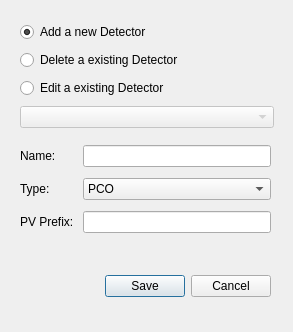
<?xml version="1.0" encoding="UTF-8"?>
<ui version="4.0">
 <class>DetectorEditor</class>
 <widget class="QDialog" name="DetectorEditor">
  <property name="enabled">
   <bool>true</bool>
  </property>
  <property name="geometry">
   <rect>
    <x>0</x>
    <y>0</y>
    <width>293</width>
    <height>332</height>
   </rect>
  </property>
  <property name="windowTitle">
   <string>Detector Editor</string>
  </property>
  <widget class="QDialogButtonBox" name="buttonBox">
   <property name="enabled">
    <bool>true</bool>
   </property>
   <property name="geometry">
    <rect>
     <x>20</x>
     <y>270</y>
     <width>251</width>
     <height>32</height>
    </rect>
   </property>
   <property name="orientation">
    <enum>Qt::Horizontal</enum>
   </property>
   <property name="standardButtons">
    <set>QDialogButtonBox::Cancel|QDialogButtonBox::Save</set>
   </property>
  </widget>
  <widget class="QWidget" name="gridLayoutWidget">
   <property name="geometry">
    <rect>
     <x>20</x>
     <y>140</y>
     <width>251</width>
     <height>101</height>
    </rect>
   </property>
   <layout class="QGridLayout" name="gridLayout">
    <item row="0" column="0">
     <widget class="QLabel" name="label">
      <property name="text">
       <string>Name:</string>
      </property>
     </widget>
    </item>
    <item row="1" column="0">
     <widget class="QLabel" name="label_2">
      <property name="text">
       <string>Type:</string>
      </property>
     </widget>
    </item>
    <item row="2" column="0">
     <widget class="QLabel" name="label_3">
      <property name="text">
       <string>PV Prefix: </string>
      </property>
     </widget>
    </item>
    <item row="0" column="1">
     <widget class="QLineEdit" name="detectorName">
      <property name="enabled">
       <bool>true</bool>
      </property>
     </widget>
    </item>
    <item row="1" column="1">
     <widget class="QComboBox" name="detectorTypeComboBox">
      <property name="enabled">
       <bool>true</bool>
      </property>
      <item>
       <property name="text">
        <string>PCO</string>
       </property>
      </item>
      <item>
       <property name="text">
        <string>Prosilica</string>
       </property>
      </item>
      <item>
       <property name="text">
        <string>Argus</string>
       </property>
      </item>
      <item>
       <property name="text">
        <string>AVTManta</string>
       </property>
      </item>
      <item>
       <property name="text">
        <string>ScintX</string>
       </property>
      </item>
      <item>
       <property name="text">
        <string>Hamamatsu</string>
       </property>
      </item>
     </widget>
    </item>
    <item row="2" column="1">
     <widget class="QLineEdit" name="detectorPVPrefix"/>
    </item>
   </layout>
  </widget>
  <widget class="QWidget" name="gridLayoutWidget_2">
   <property name="geometry">
    <rect>
     <x>20</x>
     <y>20</y>
     <width>254</width>
     <height>113</height>
    </rect>
   </property>
   <layout class="QGridLayout" name="gridLayout_2">
    <item row="0" column="0">
     <widget class="QRadioButton" name="newRadioButton">
      <property name="text">
       <string>Add a new Detector</string>
      </property>
      <property name="checked">
       <bool>true</bool>
      </property>
     </widget>
    </item>
    <item row="3" column="0">
     <widget class="QComboBox" name="detectorNameComboBox">
      <property name="enabled">
       <bool>false</bool>
      </property>
     </widget>
    </item>
    <item row="2" column="0">
     <widget class="QRadioButton" name="editRadioButton">
      <property name="text">
       <string>Edit a existing Detector</string>
      </property>
     </widget>
    </item>
    <item row="1" column="0">
     <widget class="QRadioButton" name="deleteRadioButton">
      <property name="text">
       <string>Delete a existing Detector</string>
      </property>
     </widget>
    </item>
   </layout>
  </widget>
 </widget>
 <resources/>
 <connections>
  <connection>
   <sender>buttonBox</sender>
   <signal>accepted()</signal>
   <receiver>DetectorEditor</receiver>
   <slot>accept()</slot>
   <hints>
    <hint type="sourcelabel">
     <x>248</x>
     <y>254</y>
    </hint>
    <hint type="destinationlabel">
     <x>157</x>
     <y>274</y>
    </hint>
   </hints>
  </connection>
  <connection>
   <sender>buttonBox</sender>
   <signal>rejected()</signal>
   <receiver>DetectorEditor</receiver>
   <slot>reject()</slot>
   <hints>
    <hint type="sourcelabel">
     <x>316</x>
     <y>260</y>
    </hint>
    <hint type="destinationlabel">
     <x>286</x>
     <y>274</y>
    </hint>
   </hints>
  </connection>
 </connections>
</ui>
